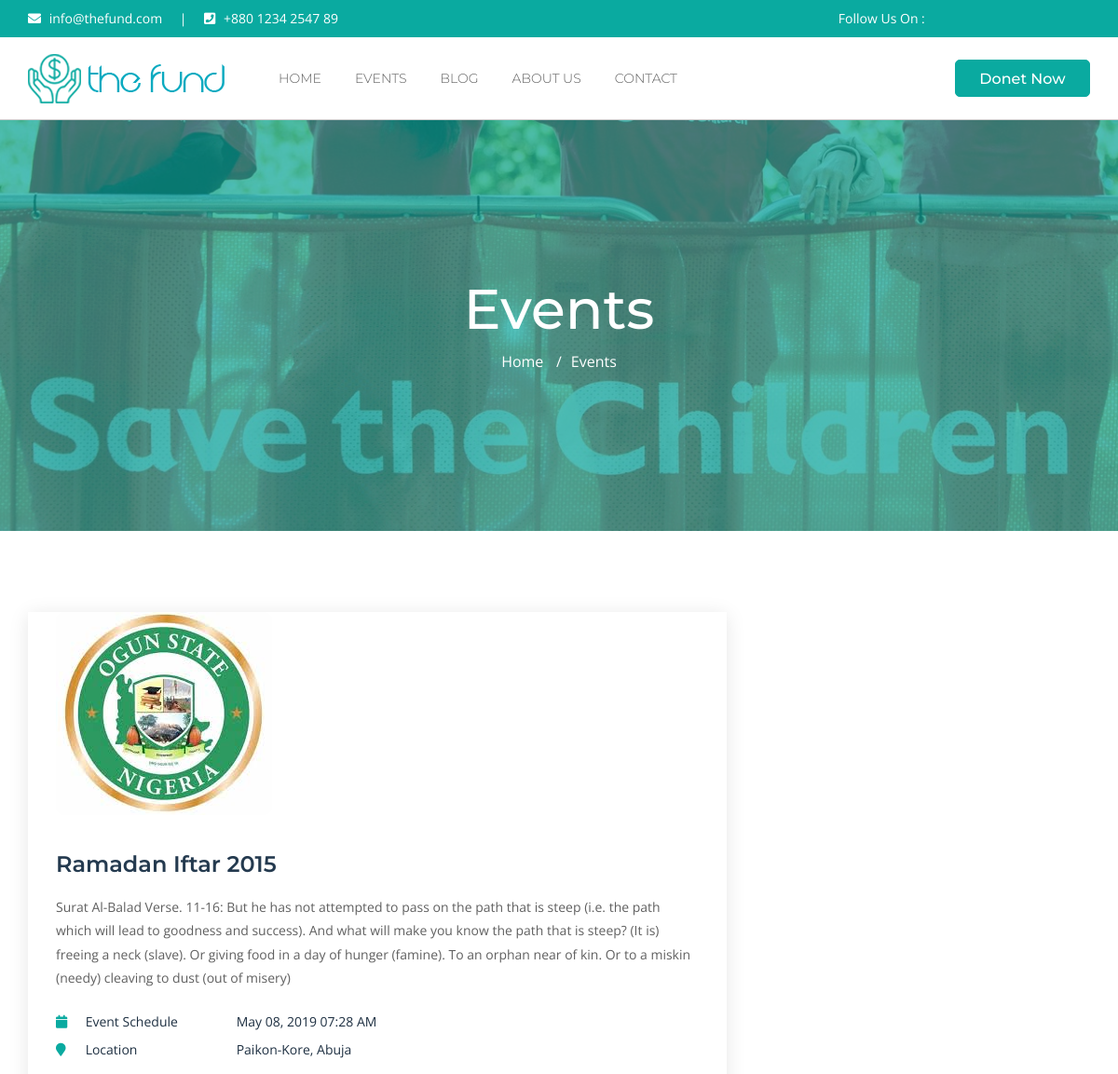
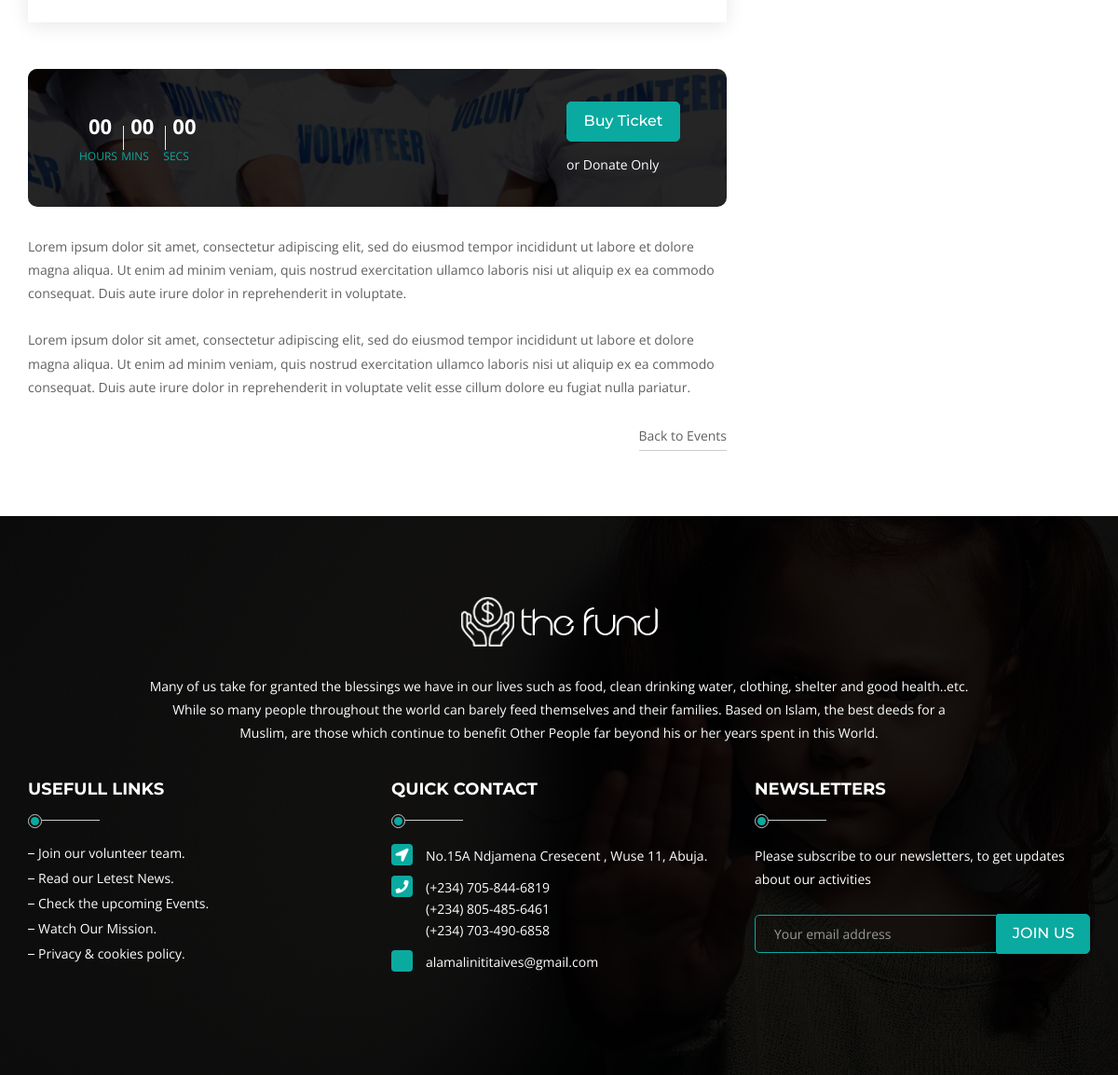
The app's page /events/1/ with its own data (2 pictures, top to bottom).
### core/models.py (models this page shows, shortened)
class Event(models.Model):
    title = models.CharField(max_length=100)
    description = models.TextField()
    date = models.DateTimeField()
    place = models.CharField(max_length=80)
    display_image = models.ImageField(upload_to='event-images', null=True, blank=True)
    @property
    def year(self):
        return self.date.year
    @property
    def month(self):
        return self.date.month - 1
    @property
    def day(self):
        return self.date.day

### welcome/views.py (the view)
# urls.py: url(r'^events/(?P<pk>\d+)/$', views.events_detail)
def events_detail(request, pk):
    event = Event.objects.get(pk=pk)
    return render(request, 'custom/events-detail.html', {'event': event})

### templates/custom/events-detail.html
{% extends './base.html' %}
{% load static %}
{% block slider %}
<div class="banner-area banner-area--events all-text-white text-center">
    <div class="container">
        <div class="row">
            <div class="col-md-12">
                <h1 class="page-title">Events</h1>
                <ul class="fund-breadcumb">
                    <li><a href="/">Home</a> </li>
                    <li><a href="/events/">Events</a> </li>
                </ul>
            </div>
        </div>
    </div>
</div>
{% endblock %}
{% block section_body %}
<div class="main-content section-padding">
    <div class="container">
        <div class="row">
            <div class="col-md-8">
                <div class="event-detial-wrap">
                    <div class="image-wrap mb40">
                        <img src="{{event.display_image.url}}" class="img-round" alt="">
                    </div>
                    <h3 class="pdb10">{{event.title}}</h3>
                    <p>{{event.description}}</p>
                    <ul class="event-detail-meta nv-color">
                        <li>
                            <span class="event-detail-meta__title"><i class="fa fa-calendar base-color icon"></i> Event Schedule</span>
                            <span class="desc">{{event.date|date:"M d, Y h:i A"}}</span>
                        </li>
                        <li>
                            <span class="event-detail-meta__title"><i class="fa fa-map-marker base-color icon"></i> Location</span>
                            <span class="desc">{{event.place}}</span>
                        </li>
                    </ul>
                </div>
                <div class="event-details-counter-wrap mt50 mb30">
                    <div class="event-counter">
                        <div id="event-counter-four" class="musica-counter-active" data-value-year="{{event.year}}" data-value-month="{{event.month}}" data-value-day="{{event.day}}" data-value-zone="+10"></div>
                    </div>
                    <div class="buy-ticket all-text-white">
                        <a href="#" class="btn base-bg">Buy Ticket</a>
                        <div class="pdt15">or Donate Only</div>
                    </div>
                </div>
                <div>
                    <p>Lorem ipsum dolor sit amet, consectetur adipiscing elit, sed do eiusmod tempor incididunt ut labore et dolore magna aliqua. Ut enim ad minim veniam, quis nostrud exercitation ullamco laboris nisi ut aliquip ex ea commodo consequat. Duis aute irure dolor in reprehenderit in voluptate.</p>
                    <p>Lorem ipsum dolor sit amet, consectetur adipiscing elit, sed do eiusmod tempor incididunt ut labore et dolore magna aliqua. Ut enim ad minim veniam, quis nostrud exercitation ullamco laboris nisi ut aliquip ex ea commodo consequat. Duis aute irure dolor in reprehenderit in voluptate velit esse cillum dolore eu fugiat nulla pariatur.</p>
                </div>
                <div class="blog-details-navigation mt25 pdb30">
                    <a href="/events/" class="next-post pull-right">Back to Events</a>
                </div>
            </div>
        </div>
    </div>
</div>
{% endblock %}

### static/css/style.css (style rules this page uses)
body { font-family: "Open Sans", sans-serif; font-size: 14px; font-weight: 400; color: #606060; }
ul, ol { margin: 0; padding: 0; }
ul, ol { list-style: none; }
a { -webkit-transition: all 0.3s ease 0s; -moz-transition: all 0.3s ease 0s; -o-transition: all 0.3s ease 0s; -ms-transition: all 0.3s ease 0s; transition: all 0.3s ease 0s; font-weight: 400; color: #606060; }
h1, h2, h3, h4, h5, h6 { color: #243a4f; font-weight: 700; font-family: "Montserrat", sans-serif; }
h1 { font-size: 60px; line-height: 60px; }
h3 { font-size: 24px; margin-top: 0; font-weight: 600; }
img { max-width: 100%; }
.all-text-white * { color: #fff; }
.all-text-white .btn { color: #fff; border-color: #cccccc; }
.img-round { border-radius: 10px; }
p { font-family: "Open Sans", sans-serif; margin-bottom: 25px; line-height: 1.8; }
.section-padding { padding-top: 87px; padding-bottom: 70px; }
.base-color { color: #0aaaa0; }
.base-bg { background: #0aaaa0; color: #fff; }
.nv-color { color: #1e3042; }
.pdt15 { padding-top: 15px; }
.pdb10 { padding-bottom: 10px; }
.pdb30 { padding-bottom: 30px; }
.mt25 { margin-top: 25px; }
.mt50 { margin-top: 50px; }
.mb30 { margin-bottom: 30px; }
.mb40 { margin-bottom: 40px; }
.btn { border: 1px solid #0aaaa0; border-radius: 5px; background: transparent; color: #0aaaa0; font-size: 16px; display: inline-block; min-width: 122px; white-space: nowrap; font-family: "Montserrat", sans-serif; padding: 9px 15px; font-weight: 500; }
.btn.base-bg { border-color: #0aaaa0; color: #fff; background: #0aaaa0; }
.event-detial-wrap { padding: 0 30px 30px 30px; box-shadow: 0 3px 20px rgba(0, 0, 0, 0.1); }
.event-detail-meta__title { width: 190px; display: inline-block; }
.event-detail-meta .icon { width: 28px; }
.event-detail-meta li { margin-bottom: 10px; }
.event-details-counter-wrap { position: relative; background: url("../images/events/event-details2.jpg"); background-size: cover; background-position: center center; padding: 35px 50px; display: flex; align-items: center; justify-content: space-between; border-radius: 10px; overflow: hidden; }
.event-details-counter-wrap .event-counter { width: 330px; box-shadow: none; }
.event-details-counter-wrap > div { position: relative; }
.event-details-counter-wrap:before { position: absolute; left: 0; top: 0; width: 100%; height: 100%; content: ''; background: rgba(0, 0, 0, 0.85); }
.event-counter { height: 70px; box-shadow: 0 3px 15px rgba(0, 0, 0, 0.1); }
.causes-details-navigation .previous-post, .causes-details-navigation .next-post, .blog-details-navigation .previous-post, .blog-details-navigation .next-post { position: relative; padding: 5px 0; display: inline-block; border-bottom: 1px solid #cccccc; }
.banner-area { position: relative; background-size: cover; background-position: center center; padding-top: 153px; padding-bottom: 170px; }
.banner-area:before { background: rgba(10, 170, 160, 0.7); position: absolute; left: 0; top: 0; width: 100%; height: 100%; content: ''; }
.banner-area--events { background-image: url("../images/events/event-banner.jpg"); }
.page-title { font-size: 60px; font-weight: 500; margin-bottom: 15px; }
.fund-breadcumb li { display: inline-block; font-size: 16px; }
.fund-breadcumb li:before { content: '/'; padding-left: 10px; padding-right: 10px; }
.fund-breadcumb li:first-child:before { display: none; }

### records on screen
Event: display_image (picture), title "Ramadan Iftar 2015", description "Surat Al-Balad Verse. 11-16: But he has not attempted to pass on the path that is steep (i.e. the path which will lead to goodness and success). And what will make you know the path that is steep? (It is) freeing a neck (slave). Or giving food in a day of hunger (famine). To an orphan near of kin. Or to a miskin (needy) cleaving to dust (out of misery)", date "May 08, 2019 07:28 AM", place "Paikon-Kore, Abuja"
